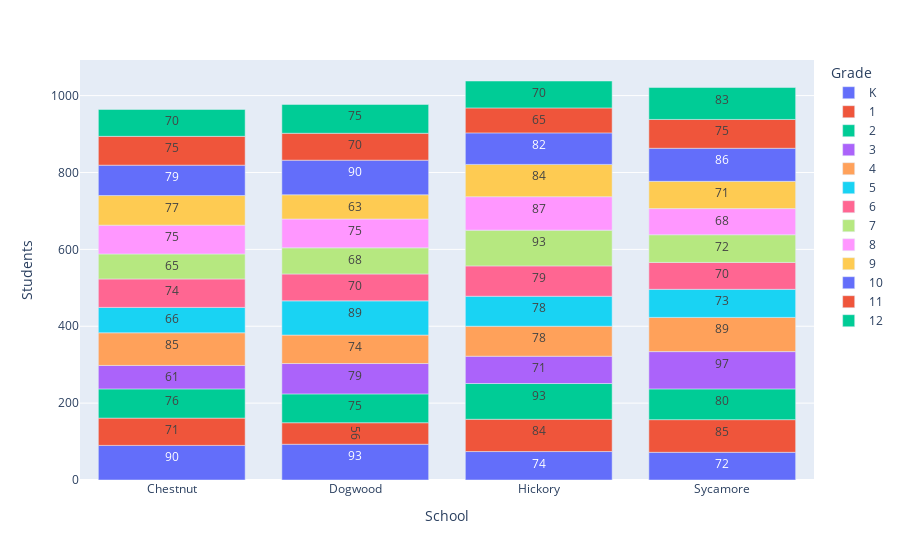

The notebook cell this image was saved under:
### Markdown cell above
Setting 'barmode' to 'relative' stacks each grade bar atop one another:

### Code cell
px.bar(df_school_grade_pivot, x = 'School', y = 'Students', color = 'Grade', 
       barmode = 'relative', text_auto = True)

### Figure 1 — Plotly figure (JSON) as saved in the notebook; plotly's stock layout.template omitted (floating-point values rounded to 4 significant figures)
{"data": [{"alignmentgroup": "True", "hovertemplate": "Grade=K<br>School=%{x}<br>Students=%{y}<extra></extra>", "legendgroup": "K", "marker": {"color": "#636efa", "pattern": {"shape": ""}}, "name": "K", "offsetgroup": "K", "orientation": "v", "showlegend": true, "textposition": "auto", "texttemplate": "%{y}", "type": "bar", "x": ["Chestnut", "Dogwood", "Hickory", "Sycamore"], "xaxis": "x", "y": [90, 93, 74, 72], "yaxis": "y"}, {"alignmentgroup": "True", "hovertemplate": "Grade=1<br>School=%{x}<br>Students=%{y}<extra></extra>", "legendgroup": "1", "marker": {"color": "#EF553B", "pattern": {"shape": ""}}, "name": "1", "offsetgroup": "1", "orientation": "v", "showlegend": true, "textposition": "auto", "texttemplate": "%{y}", "type": "bar", "x": ["Chestnut", "Dogwood", "Hickory", "Sycamore"], "xaxis": "x", "y": [71, 56, 84, 85], "yaxis": "y"}, {"alignmentgroup": "True", "hovertemplate": "Grade=2<br>School=%{x}<br>Students=%{y}<extra></extra>", "legendgroup": "2", "marker": {"color": "#00cc96", "pattern": {"shape": ""}}, "name": "2", "offsetgroup": "2", "orientation": "v", "showlegend": true, "textposition": "auto", "texttemplate": "%{y}", "type": "bar", "x": ["Chestnut", "Dogwood", "Hickory", "Sycamore"], "xaxis": "x", "y": [76, 75, 93, 80], "yaxis": "y"}, {"alignmentgroup": "True", "hovertemplate": "Grade=3<br>School=%{x}<br>Students=%{y}<extra></extra>", "legendgroup": "3", "marker": {"color": "#ab63fa", "pattern": {"shape": ""}}, "name": "3", "offsetgroup": "3", "orientation": "v", "showlegend": true, "textposition": "auto", "texttemplate": "%{y}", "type": "bar", "x": ["Chestnut", "Dogwood", "Hickory", "Sycamore"], "xaxis": "x", "y": [61, 79, 71, 97], "yaxis": "y"}, {"alignmentgroup": "True", "hovertemplate": "Grade=4<br>School=%{x}<br>Students=%{y}<extra></extra>", "legendgroup": "4", "marker": {"color": "#FFA15A", "pattern": {"shape": ""}}, "name": "4", "offsetgroup": "4", "orientation": "v", "showlegend": true, "textposition": "auto", "texttemplate": "%{y}", "type": "bar", "x": ["Chestnut", "Dogwood", "Hickory", "Sycamore"], "xaxis": "x", "y": [85, 74, 78, 89], "yaxis": "y"}, {"alignmentgroup": "True", "hovertemplate": "Grade=5<br>School=%{x}<br>Students=%{y}<extra></extra>", "legendgroup": "5", "marker": {"color": "#19d3f3", "pattern": {"shape": ""}}, "name": "5", "offsetgroup": "5", "orientation": "v", "showlegend": true, "textposition": "auto", "texttemplate": "%{y}", "type": "bar", "x": ["Chestnut", "Dogwood", "Hickory", "Sycamore"], "xaxis": "x", "y": [66, 89, 78, 73], "yaxis": "y"}, {"alignmentgroup": "True", "hovertemplate": "Grade=6<br>School=%{x}<br>Students=%{y}<extra></extra>", "legendgroup": "6", "marker": {"color": "#FF6692", "pattern": {"shape": ""}}, "name": "6", "offsetgroup": "6", "orientation": "v", "showlegend": true, "textposition": "auto", "texttemplate": "%{y}", "type": "bar", "x": ["Chestnut", "Dogwood", "Hickory", "Sycamore"], "xaxis": "x", "y": [74, 70, 79, 70], "yaxis": "y"}, {"alignmentgroup": "True", "hovertemplate": "Grade=7<br>School=%{x}<br>Students=%{y}<extra></extra>", "legendgroup": "7", "marker": {"color": "#B6E880", "pattern": {"shape": ""}}, "name": "7", "offsetgroup": "7", "orientation": "v", "showlegend": true, "textposition": "auto", "texttemplate": "%{y}", "type": "bar", "x": ["Chestnut", "Dogwood", "Hickory", "Sycamore"], "xaxis": "x", "y": [65, 68, 93, 72], "yaxis": "y"}, {"alignmentgroup": "True", "hovertemplate": "Grade=8<br>School=%{x}<br>Students=%{y}<extra></extra>", "legendgroup": "8", "marker": {"color": "#FF97FF", "pattern": {"shape": ""}}, "name": "8", "offsetgroup": "8", "orientation": "v", "showlegend": true, "textposition": "auto", "texttemplate": "%{y}", "type": "bar", "x": ["Chestnut", "Dogwood", "Hickory", "Sycamore"], "xaxis": "x", "y": [75, 75, 87, 68], "yaxis": "y"}, {"alignmentgroup": "True", "hovertemplate": "Grade=9<br>School=%{x}<br>Students=%{y}<extra></extra>", "legendgroup": "9", "marker": {"color": "#FECB52", "pattern": {"shape": ""}}, "name": "9", "offsetgroup": "9", "orientation": "v", "showlegend": true, "textposition": "auto", "texttemplate": "%{y}", "type": "bar", "x": ["Chestnut", "Dogwood", "Hickory", "Sycamore"], "xaxis": "x", "y": [77, 63, 84, 71], "yaxis": "y"}, {"alignmentgroup": "True", "hovertemplate": "Grade=10<br>School=%{x}<br>Students=%{y}<extra></extra>", "legendgroup": "10", "marker": {"color": "#636efa", "pattern": {"shape": ""}}, "name": "10", "offsetgroup": "10", "orientation": "v", "showlegend": true, "textposition": "auto", "texttemplate": "%{y}", "type": "bar", "x": ["Chestnut", "Dogwood", "Hickory", "Sycamore"], "xaxis": "x", "y": [79, 90, 82, 86], "yaxis": "y"}, {"alignmentgroup": "True", "hovertemplate": "Grade=11<br>School=%{x}<br>Students=%{y}<extra></extra>", "legendgroup": "11", "marker": {"color": "#EF553B", "pattern": {"shape": ""}}, "name": "11", "offsetgroup": "11", "orientation": "v", "showlegend": true, "textposition": "auto", "texttemplate": "%{y}", "type": "bar", "x": ["Chestnut", "Dogwood", "Hickory", "Sycamore"], "xaxis": "x", "y": [75, 70, 65, 75], "yaxis": "y"}, {"alignmentgroup": "True", "hovertemplate": "Grade=12<br>School=%{x}<br>Students=%{y}<extra></extra>", "legendgroup": "12", "marker": {"color": "#00cc96", "pattern": {"shape": ""}}, "name": "12", "offsetgroup": "12", "orientation": "v", "showlegend": true, "textposition": "auto", "texttemplate": "%{y}", "type": "bar", "x": ["Chestnut", "Dogwood", "Hickory", "Sycamore"], "xaxis": "x", "y": [70, 75, 70, 83], "yaxis": "y"}], "layout": {"autosize": true, "barmode": "relative", "legend": {"title": {"text": "Grade"}, "tracegroupgap": 0}, "margin": {"t": 60}, "xaxis": {"anchor": "y", "autorange": true, "domain": [0, 1], "range": [-0.5, 3.5], "title": {"text": "School"}, "type": "category"}, "yaxis": {"anchor": "x", "autorange": true, "domain": [0, 1], "range": [0, 1093.0], "title": {"text": "Students"}, "type": "linear"}}}
